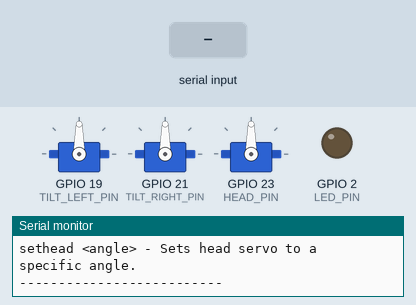
This sketch was run on a simulated ESP32. On the bench: 3 × servo, output pins drawn as LEDs (lit = HIGH), the last lines printed to the serial monitor. Dashed ring = blinking. The test bench sets the inputs (shaded band).

Above: at 1.7 s.
1.8 s: "led\n" received over Serial
At 1.9 s:
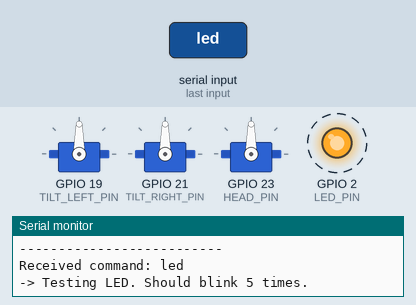
4.8 s: "tilt sweep\n" received over Serial
At 6.2 s:
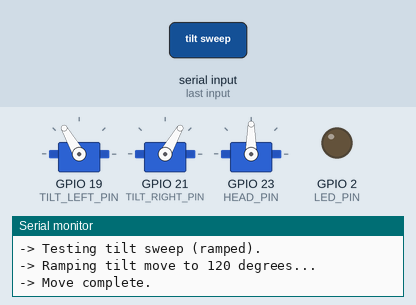
7.8 s: "sethead ,45\n" received over Serial
At 10.6 s:
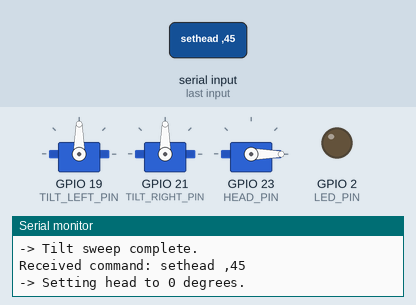
10.8 s: "settilt ,45\n" received over Serial
At 13.0 s:
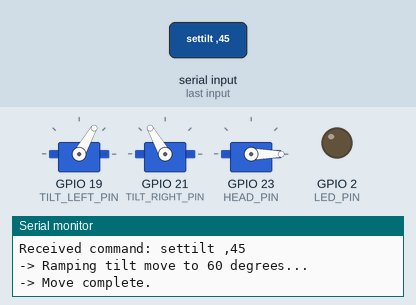
13.3 s: "invertr 90\n" received over Serial
At 13.8 s:
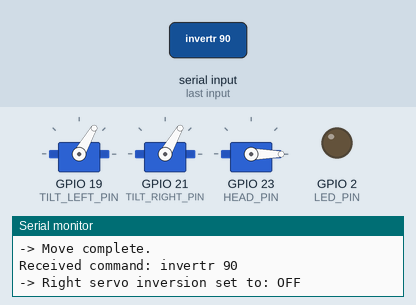
14.8 s: "sethead 90\n" received over Serial
At 15.1 s:
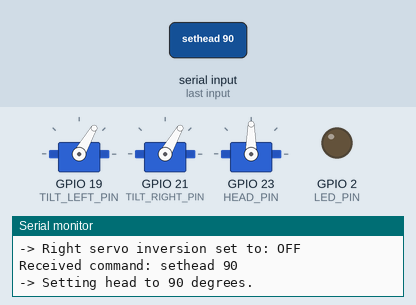
Timing chart, 0 to 17.3 s (numbered marks = the images above; inputs shaded):
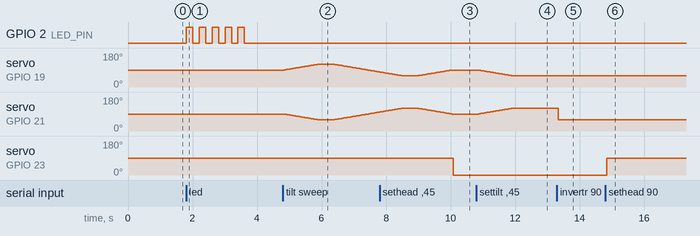

Measured:
- after the input at 1.8 s, GPIO 2 (LED_PIN): alternates HIGH for 0.20 s and LOW for 0.20 s, 10 changes in all, then stays LOW, starting at once
- after the input at 4.8 s, servo on GPIO 19 (TILT_LEFT_PIN): rises from 90° to 120° in 1.0 s, then falls to 80° in 1.9 s
- after the input at 7.8 s, servo on GPIO 23 (HEAD_PIN): 90° → 0° after 2.3 s
- after the input at 10.8 s, servo on GPIO 19 (TILT_LEFT_PIN): moves from 90° to 60° over 1.0 s, starting after 0.07 s; servo on GPIO 21 (TILT_RIGHT_PIN): moves from 90° to 120° over 1.0 s, starting after 0.07 s
- after the input at 13.3 s, servo on GPIO 21 (TILT_RIGHT_PIN): 120° → 60° at once
- after the input at 14.8 s, servo on GPIO 23 (HEAD_PIN): 0° → 90° after 0.05 s
- by itself, servo on GPIO 21 (TILT_RIGHT_PIN): rises from 100° to 120° in 0.67 s, then falls to 90° in 1.6 s

The sketch:

hardware_test.ino
```cpp
#include <ESP32Servo.h>

// ============================================
// PIN DEFINITIONS (from robot_controller.ino)
// ============================================
#define PIR_PIN 14
#define TILT_LEFT_PIN 19
#define TILT_RIGHT_PIN 21
#define HEAD_PIN 23
#define LED_PIN 2

// Ultrasonic pins
#define TRIG_PIN 13
#define ECHO_PIN 18

// ============================================
// SERVO ANGLE DEFINITIONS
// ============================================
// Tilt servo angles
#define TILT_MIN 60
#define TILT_MAX 120
#define TILT_NEUTRAL 90

// Head servo angles
#define HEAD_MIN 30
#define HEAD_MAX 150
#define HEAD_NEUTRAL 90

// ============================================
// SERVO MANAGEMENT STRUCT
// ============================================
struct ServoMotion {
  Servo servo;
  int currentAngle;
  bool invert = false;

  void attach(int pin) {
    servo.attach(pin);
  }

  void write(int angle) {
    int physicalAngle = invert ? (180 - angle) : angle;
    physicalAngle = constrain(physicalAngle, 0, 180);
    servo.write(physicalAngle);
    currentAngle = angle; // Store the logical angle
  }
};

ServoMotion tiltLeft;
ServoMotion tiltRight;
Servo headServo; // Head servo can remain simple for this test file

// ============================================
// TEST STATE
// ============================================
bool pirTestRunning = false;
bool distanceTestRunning = false;

void printHelp();
void handleSerialCommand(String command);

// ============================================
// SETUP
// ============================================
void setup() {
  Serial.begin(115200);
  while (!Serial) {
    ; // wait for serial port to connect.
  }
  Serial.println("\n\n===== ESP32 Hardware Test Suite (Advanced Servo Control) =====");

  // Pin Modes
  pinMode(LED_PIN, OUTPUT);
  pinMode(PIR_PIN, INPUT);
  pinMode(TRIG_PIN, OUTPUT);
  pinMode(ECHO_PIN, INPUT);

  // Attach servos
  tiltLeft.attach(TILT_LEFT_PIN);
  tiltRight.attach(TILT_RIGHT_PIN);
  headServo.attach(HEAD_PIN);

  // Set initial inversion (common for dual tilt setups)
  tiltLeft.invert = false;
  tiltRight.invert = true;

  // Set servos to neutral position
  Serial.println("-> Moving servos to neutral and holding position.");
  tiltLeft.write(TILT_NEUTRAL);
  tiltRight.write(TILT_NEUTRAL);
  headServo.write(HEAD_NEUTRAL);
  delay(500);

  // Servos are intentionally left attached to provide holding torque.

  digitalWrite(LED_PIN, LOW);

  printHelp();
}

// ============================================
// MAIN LOOP
// ============================================
void loop() {
  if (Serial.available() > 0) {
    String command = Serial.readStringUntil('\n');
    command.trim();
    handleSerialCommand(command);
  }

  if (pirTestRunning) {
    runPirTest();
  }

  if (distanceTestRunning) {
    runDistanceTest();
  }

  delay(50); // Small delay to prevent spamming
}

// ============================================
// MOVEMENT & TEST FUNCTIONS
// ============================================

void rampMoveTilt(int targetAngle) {
  targetAngle = constrain(targetAngle, TILT_MIN, TILT_MAX);
  Serial.print("-> Ramping tilt move to ");
  Serial.print(targetAngle);
  Serial.println(" degrees...");

  int startAngle = tiltLeft.currentAngle;
  int step = (targetAngle > startAngle) ? 1 : -1;

  int rampDelayMs = 30;
  int staggerDelayMs = 5;

  for (int angle = startAngle; angle != targetAngle; angle += step) {
    tiltLeft.write(angle);
    delay(staggerDelayMs);
    tiltRight.write(angle);
    delay(rampDelayMs);
  }

  // Ensure final position is set
  tiltLeft.write(targetAngle);
  delay(staggerDelayMs);
  tiltRight.write(targetAngle);

  Serial.println("-> Move complete.");
}

void testLed() {
  Serial.println("-> Testing LED. Should blink 5 times.");
  for (int i = 0; i < 5; i++) {
    digitalWrite(LED_PIN, HIGH);
    delay(200);
    digitalWrite(LED_PIN, LOW);
    delay(200);
  }
  Serial.println("-> LED test complete.");
}

void runPirTest() {
  int pirState = digitalRead(PIR_PIN);
  static int lastPirState = LOW;

  if (pirState != lastPirState) {
    if (pirState == HIGH) {
      Serial.println("PIR: Motion DETECTED");
      digitalWrite(LED_PIN, HIGH);
    } else {
      Serial.println("PIR: Motion ENDED");
      digitalWrite(LED_PIN, LOW);
    }
    lastPirState = pirState;
  }
}

void runDistanceTest() {
  // Trigger pulse
  digitalWrite(TRIG_PIN, LOW);
  delayMicroseconds(2);
  digitalWrite(TRIG_PIN, HIGH);
  delayMicroseconds(10);
  digitalWrite(TRIG_PIN, LOW);

  // Measure echo pulse
  long duration = pulseIn(ECHO_PIN, HIGH, 30000); // 30ms timeout

  if (duration > 0) {
    float distance = duration / 58.0;
    Serial.print("Distance: ");
    Serial.print(distance);
    Serial.println(" cm");
  } else {
    Serial.println("Distance: Out of range / Timeout");
  }
  delay(500); // Read every half second
}

void testTiltSweep() {
  Serial.println("-> Testing tilt sweep (ramped).");
  rampMoveTilt(TILT_MAX);
  delay(500);
  rampMoveTilt(TILT_MIN);
  delay(500);
  rampMoveTilt(TILT_NEUTRAL);
  Serial.println("-> Tilt sweep complete.");
}

void testHead() {
  Serial.println("-> Testing HEAD servo (sweep).");
  for (int pos = HEAD_MIN; pos <= HEAD_MAX; pos += 1) {
    headServo.write(pos);
    delay(15);
  }
  for (int pos = HEAD_MAX; pos >= HEAD_MIN; pos -= 1) {
    headServo.write(pos);
    delay(15);
  }
  headServo.write(HEAD_NEUTRAL); // Return to center
  Serial.println("-> Head test complete.");
}

// ============================================
// SERIAL COMMAND HANDLER
// ============================================
void handleSerialCommand(String command) {
  command.toLowerCase();
  Serial.print("Received command: ");
  Serial.println(command);

  // Stop continuous tests if a new command is received
  pirTestRunning = false;
  distanceTestRunning = false;
  digitalWrite(LED_PIN, LOW); // Turn off LED from PIR test

  if (command == "help") {
    printHelp();
  }
  // BASIC TESTS
  else if (command == "led") {
    testLed();
  }
  // SENSOR TESTS
  else if (command == "pir") {
    Serial.println("-> Starting PIR sensor test. Wave hand in front of sensor.");
    Serial.println("   Type any command to stop.");
    pirTestRunning = true;
  }
  else if (command == "distance") {
    Serial.println("-> Starting Ultrasonic distance test. Point sensor at objects.");
    Serial.println("   Type any command to stop.");
    distanceTestRunning = true;
  }
  // TILT SERVO TESTS
  else if (command == "tilt sweep") {
    testTiltSweep();
  }
  else if (command.startsWith("settilt ")) { // settilt <angle>
      int angle = command.substring(8).toInt();
      rampMoveTilt(angle);
  }
  else if (command.startsWith("invertr ")) {
      String param = command.substring(8);
      param.toUpperCase();
      tiltRight.invert = (param == "ON");
      Serial.print("-> Right servo inversion set to: ");
      Serial.println(tiltRight.invert ? "ON" : "OFF");
      tiltRight.write(tiltRight.currentAngle); // Re-apply current angle with new inversion
  }
   else if (command.startsWith("invertl ")) {
      String param = command.substring(8);
      param.toUpperCase();
      tiltLeft.invert = (param == "ON");
      Serial.print("-> Left servo inversion set to: ");
      Serial.println(tiltLeft.invert ? "ON" : "OFF");
      tiltLeft.write(tiltLeft.currentAngle); // Re-apply current angle with new inversion
  }
  // HEAD SERVO TESTS
  else if (command == "head") {
    testHead();
  }
  else if (command.startsWith("sethead ")) { // sethead <angle>
    int angle = command.substring(8).toInt();
    Serial.print("-> Setting head to ");
    Serial.print(angle);
    Serial.println(" degrees.");
    headServo.write(angle);
  }
  else {
    Serial.println("-> Unknown command. Type 'help' for a list of commands.");
  }
}

void printHelp() {
  Serial.println("\n--- Available Commands ---");
  Serial.println("help          - Shows this help message.");
  Serial.println("\n[Basic Tests]");
  Serial.println("led           - Blinks the onboard LED.");
  Serial.println("\n[Sensor Tests (Continuous)]");
  Serial.println("pir           - Monitors the PIR motion sensor.");
  Serial.println("distance      - Monitors the ultrasonic distance sensor.");
  Serial.println("\n[Tilt Servo Tests]");
  Serial.println("tilt sweep    - Sweeps tilt servos through their full range.");
  Serial.println("settilt <angle> - Ramped move to a specific tilt angle.");
  Serial.println("invertl <on|off> - Invert the LEFT servo's direction.");
  Serial.println("invertr <on|off> - Invert the RIGHT servo's direction.");
  Serial.println("\n[Head Servo Tests]");
  Serial.println("head          - Sweeps the head servo.");
  Serial.println("sethead <angle> - Sets head servo to a specific angle.");
  Serial.println("--------------------------\n");
}
```
